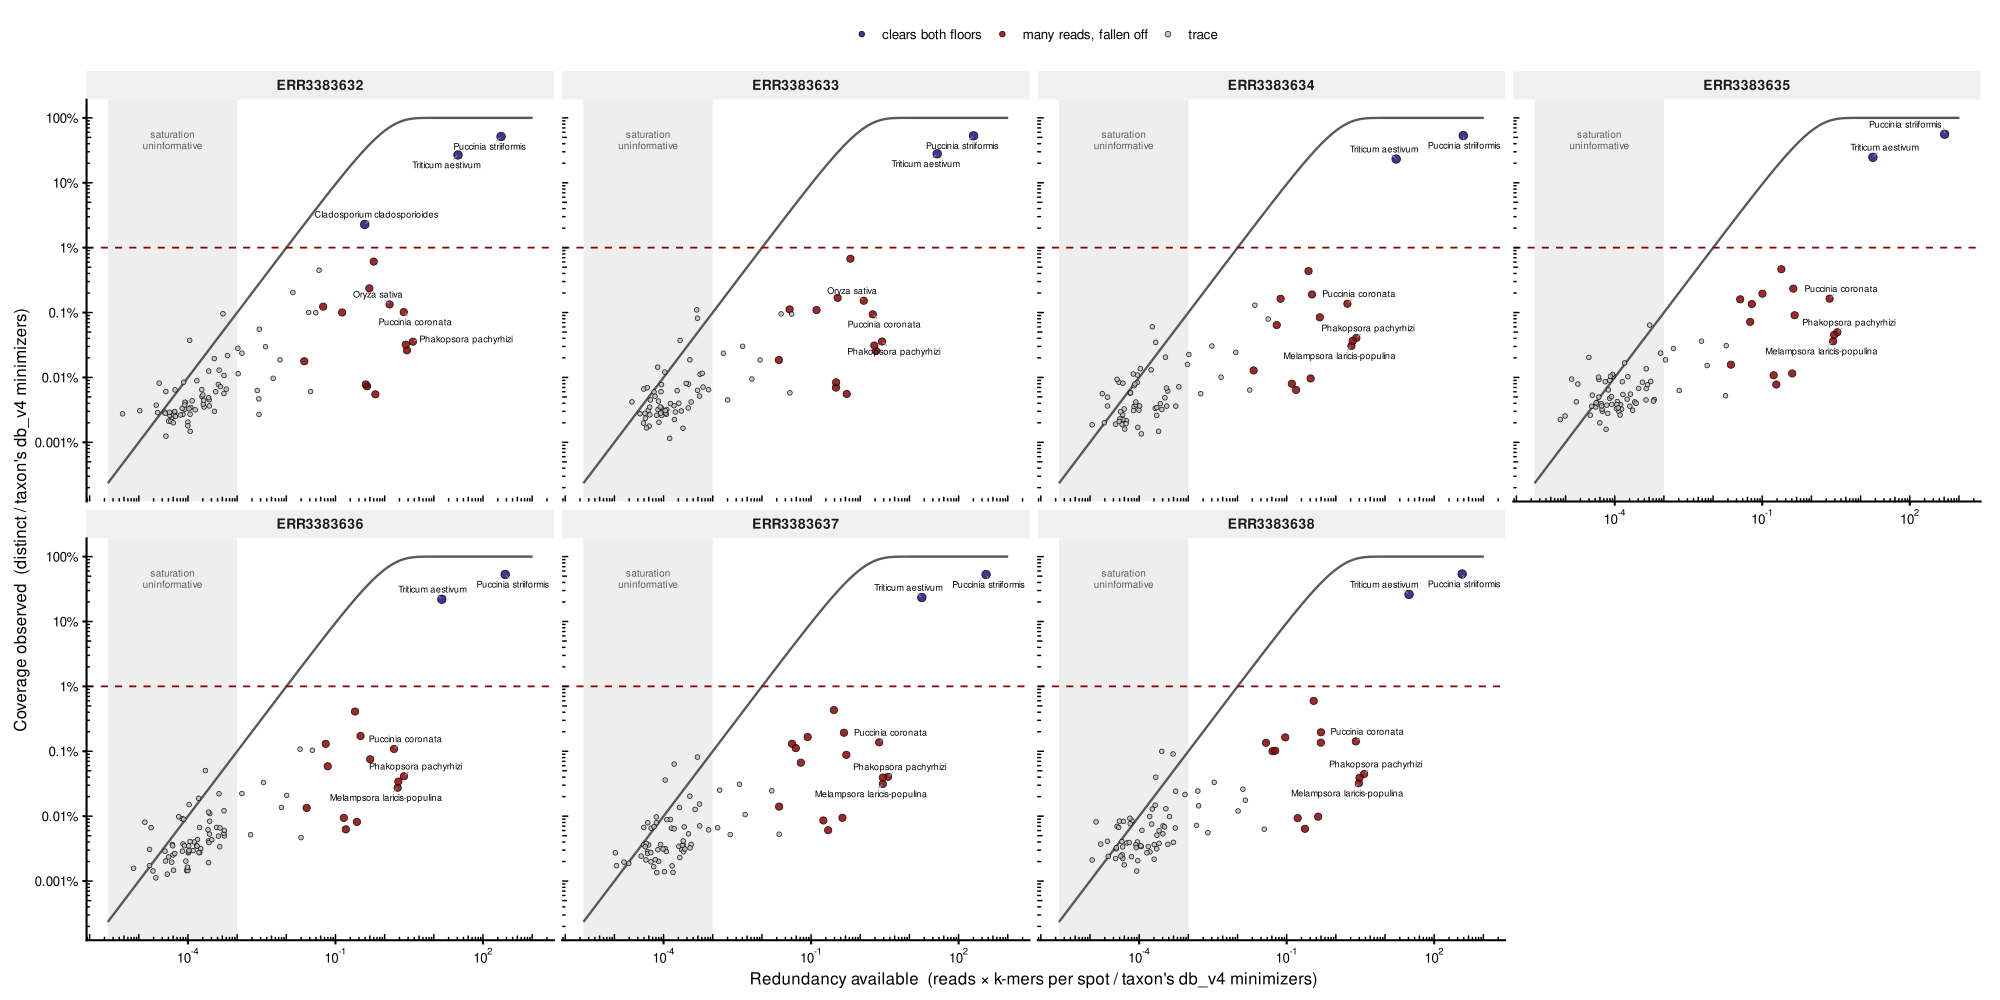

This figure's R source:
#!/usr/bin/env Rscript
# saturation_cloud.R — one panel per SAMPLE: which of its calls behave like a real organism.
#
# The 03_kraken charts did this per SPECIES, faceted by host, and read the signal off an
# accumulation line. That works there because every point in a panel is the same taxon and so
# shares one ceiling. Per sample it cannot, because every point is a different taxon.
#
# Normalising both axes by the taxon's own db_v4 total makes the null UNIVERSAL:
#     x = reads * kmers_per_spot / M     redundancy available
#     y = distinct / M                   coverage observed
#     null: y = 1 - exp(-x)              one curve, every taxon, any genome size
# so a 2.9 Mb Colletotrichum and a 33 Mb wheat sit on the same scale and the same curve.
#
#   Rscript 02_classify/report/figures/saturation_cloud.R

suppressPackageStartupMessages({ library(ggplot2); library(scales) })

HERE <- "02_classify/report/figures"
d <- read.delim(file.path(HERE, "saturation_cloud.tsv"), stringsAsFactors = FALSE)
d <- d[is.finite(d$redundancy) & is.finite(d$coverage) & d$coverage > 0, ]

COV_FLOOR <- 0.01

# SATURATION CANNOT DISCRIMINATE AT LOW REDUNDANCY, and the figure has to say so. For small x,
# 1 - exp(-x) ~= x, so coverage ~= redundancy MECHANICALLY: every k-mer a read carries is new,
# whether the taxon is real or a handful of cross-mapped loci. Measured on this data the median
# saturation falls 0.67 -> 0.23 -> 0.053 -> 0.019 -> 0.002 across redundancy decades, which is
# the mechanism and not biology. 70% of taxa sit below 1e-3 and are unjudgeable.
#
# That is not a flaw so much as a boundary: the taxa needing adjudication are precisely the
# high-read ones (Oryza at 99,509 reads), and a taxon with too few reads to be judged also has
# too few to clear the coverage floor. The shaded band marks where the statistic is silent.
DISCRIM_X <- 1e-3

# The null, drawn over the full x range rather than fitted. exp() underflows above ~700, which
# is well inside the range a dominant organism reaches, so x is clamped for the curve only.
xs <- 10^seq(log10(min(d$redundancy[d$redundancy > 0])) - 0.3,
             log10(max(d$redundancy)) + 0.3, length.out = 400)
null <- data.frame(x = xs, y = 1 - exp(-pmin(700, xs)))

d$state <- ifelse(d$clears == "yes", "clears both floors",
                  ifelse(d$reads >= 1000, "many reads, fallen off", "trace"))
d$state <- factor(d$state, levels = c("clears both floors", "many reads, fallen off", "trace"))

# Label only what a reader needs to find: the calls that clear, plus the worst offenders.
lab <- do.call(rbind, lapply(split(d, d$run), function(x) {
  keep <- x[x$clears == "yes", ]
  fallen <- x[x$state == "many reads, fallen off", ]
  if (nrow(fallen)) keep <- rbind(keep, fallen[order(-fallen$reads), ][1:min(3, nrow(fallen)), ])
  keep
}))

p <- ggplot(d, aes(redundancy, coverage)) +
  annotate("rect", xmin = min(xs), xmax = DISCRIM_X, ymin = 0, ymax = Inf,
           fill = "grey88", alpha = 0.55) +
  annotate("text", x = sqrt(min(xs) * DISCRIM_X), y = 0.45, label = "saturation\nuninformative",
           size = 2.5, colour = "grey35", lineheight = 0.95) +
  geom_line(data = null, aes(x, y), inherit.aes = FALSE,
            colour = "grey35", linewidth = 0.8) +
  geom_hline(yintercept = COV_FLOOR, linetype = "dashed",
             linewidth = 0.6, colour = "#8c0404") +
  geom_point(aes(fill = state, size = state), shape = 21, stroke = 0.4,
             colour = "black", alpha = 0.85) +
  ggrepel::geom_text_repel(data = lab, aes(label = species), size = 2.3, seed = 1,
                           max.overlaps = 14, min.segment.length = 0,
                           segment.colour = "grey60", segment.size = 0.3) +
  facet_wrap(~ run, ncol = 4) +
  scale_fill_manual(values = c("clears both floors" = "#22127e",
                               "many reads, fallen off" = "#8c0404",
                               "trace" = "grey75"), name = NULL) +
  scale_size_manual(values = c("clears both floors" = 2.6,
                               "many reads, fallen off" = 2.2,
                               "trace" = 1.3), guide = "none") +
  scale_x_log10(labels = trans_format("log10", math_format(10^.x))) +
  # Explicit decade breaks: percent_format(accuracy = 0.001) rendered every label with three
  # decimals, so the dominant organism read "100.000%".
  scale_y_log10(breaks = 10^(-5:0),
                labels = c("0.001%", "0.01%", "0.1%", "1%", "10%", "100%")) +
  annotation_logticks(sides = "bl", size = 0.3,
                      short = unit(2, "pt"), mid = unit(3, "pt"), long = unit(4, "pt")) +
  labs(x = "Redundancy available  (reads × k-mers per spot / taxon's db_v4 minimizers)",
       y = "Coverage observed  (distinct / taxon's db_v4 minimizers)") +
  theme_classic(base_size = 12) +
  theme(panel.background = element_rect(fill = "white", colour = NA),
        plot.background  = element_rect(fill = "white", colour = NA),
        panel.grid       = element_blank(),
        axis.line        = element_line(colour = "black", linewidth = 0.7),
        axis.ticks       = element_line(colour = "black", linewidth = 0.7),
        axis.text        = element_text(colour = "black"),
        strip.background = element_rect(fill = "grey94", colour = NA),
        strip.text       = element_text(face = "bold", size = 10),
        legend.position  = "top",
        plot.margin      = margin(10, 14, 8, 10))

n <- length(unique(d$run))
ncol <- min(4, n); nrow <- ceiling(n / ncol)
ragg::agg_png(file.path(HERE, "saturation_cloud.png"),
              width = 1150 * ncol, height = 1050 * nrow + 180, res = 230, background = "white")
print(p); invisible(dev.off())
cairo_pdf(file.path(HERE, "saturation_cloud.pdf"),
          width = 5 * ncol, height = 4.6 * nrow + 0.8)
print(p); invisible(dev.off())
cat("wrote saturation_cloud.{png,pdf} for", n, "runs\n")
